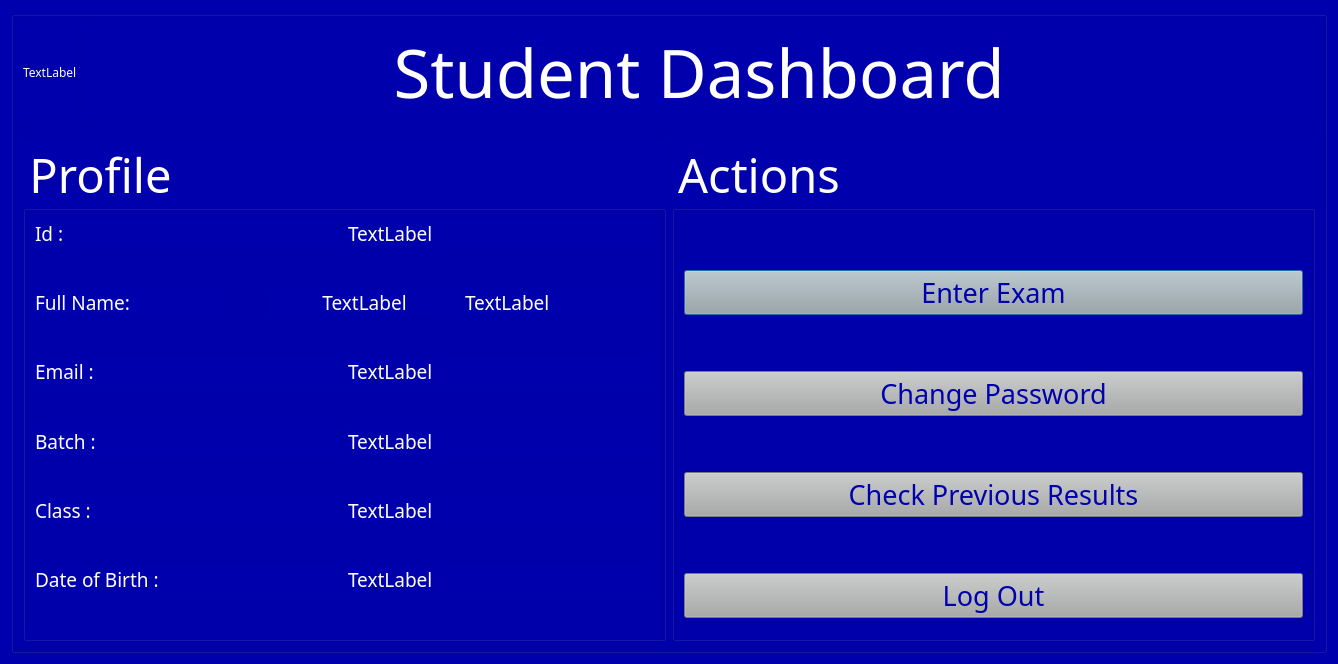
<?xml version="1.0" encoding="UTF-8"?>
<ui version="4.0">
 <class>Student</class>
 <widget class="QDialog" name="Student">
  <property name="geometry">
   <rect>
    <x>0</x>
    <y>0</y>
    <width>1338</width>
    <height>664</height>
   </rect>
  </property>
  <property name="windowTitle">
   <string>Dialog</string>
  </property>
  <property name="styleSheet">
   <string notr="true">*{
	background-color: rgb(0, 0, 173);
font-family:AcPlus IBM CGA;
color:#fff;
}
QLineEdit
{	
color:#0000ad;
	background-color: rgb(255, 255, 255);
}
QComboBox
{
color:#0000ad;
	background-color: rgb(255, 255, 255);
}
QPushButton
{
	background-color: rgb(167, 171, 170);
	color:#0000ad;
}
</string>
  </property>
  <layout class="QGridLayout" name="gridLayout_2">
   <item row="0" column="0">
    <widget class="QGroupBox" name="groupBox">
     <property name="styleSheet">
      <string notr="true"/>
     </property>
     <property name="title">
      <string/>
     </property>
     <layout class="QGridLayout" name="gridLayout_3">
      <item row="0" column="0">
       <layout class="QVBoxLayout" name="verticalLayout_4">
        <item>
         <layout class="QHBoxLayout" name="horizontalLayout">
          <item>
           <widget class="QLabel" name="logo4">
            <property name="text">
             <string>TextLabel</string>
            </property>
           </widget>
          </item>
          <item>
           <widget class="QLabel" name="label_2">
            <property name="sizePolicy">
             <sizepolicy hsizetype="Expanding" vsizetype="Preferred">
              <horstretch>0</horstretch>
              <verstretch>0</verstretch>
             </sizepolicy>
            </property>
            <property name="font">
             <font>
              <family>AcPlus IBM CGA</family>
              <pointsize>50</pointsize>
             </font>
            </property>
            <property name="text">
             <string>Student Dashboard</string>
            </property>
            <property name="alignment">
             <set>Qt::AlignCenter</set>
            </property>
           </widget>
          </item>
         </layout>
        </item>
        <item>
         <spacer name="verticalSpacer">
          <property name="orientation">
           <enum>Qt::Vertical</enum>
          </property>
          <property name="sizeHint" stdset="0">
           <size>
            <width>20</width>
            <height>40</height>
           </size>
          </property>
         </spacer>
        </item>
        <item>
         <layout class="QHBoxLayout" name="horizontalLayout_9">
          <item>
           <widget class="QGroupBox" name="groupBox_3">
            <property name="font">
             <font>
              <family>AcPlus IBM CGA</family>
              <pointsize>35</pointsize>
             </font>
            </property>
            <property name="title">
             <string>Profile</string>
            </property>
            <layout class="QVBoxLayout" name="verticalLayout_3">
             <item>
              <layout class="QHBoxLayout" name="horizontalLayout_2">
               <item>
                <widget class="QLabel" name="label_13">
                 <property name="font">
                  <font>
                   <family>AcPlus IBM CGA</family>
                   <pointsize>14</pointsize>
                  </font>
                 </property>
                 <property name="text">
                  <string>Id : </string>
                 </property>
                </widget>
               </item>
               <item>
                <widget class="QLabel" name="idLabel">
                 <property name="font">
                  <font>
                   <family>AcPlus IBM CGA</family>
                   <pointsize>14</pointsize>
                  </font>
                 </property>
                 <property name="text">
                  <string>TextLabel</string>
                 </property>
                </widget>
               </item>
              </layout>
             </item>
             <item>
              <spacer name="verticalSpacer_2">
               <property name="orientation">
                <enum>Qt::Vertical</enum>
               </property>
               <property name="sizeType">
                <enum>QSizePolicy::Preferred</enum>
               </property>
               <property name="sizeHint" stdset="0">
                <size>
                 <width>20</width>
                 <height>40</height>
                </size>
               </property>
              </spacer>
             </item>
             <item>
              <layout class="QHBoxLayout" name="horizontalLayout_3">
               <item>
                <widget class="QLabel" name="label">
                 <property name="font">
                  <font>
                   <family>AcPlus IBM CGA</family>
                   <pointsize>14</pointsize>
                  </font>
                 </property>
                 <property name="text">
                  <string>Full Name: </string>
                 </property>
                </widget>
               </item>
               <item>
                <spacer name="horizontalSpacer">
                 <property name="orientation">
                  <enum>Qt::Horizontal</enum>
                 </property>
                 <property name="sizeType">
                  <enum>QSizePolicy::Preferred</enum>
                 </property>
                 <property name="sizeHint" stdset="0">
                  <size>
                   <width>40</width>
                   <height>20</height>
                  </size>
                 </property>
                </spacer>
               </item>
               <item>
                <widget class="QLabel" name="FnameLabel">
                 <property name="font">
                  <font>
                   <family>AcPlus IBM CGA</family>
                   <pointsize>14</pointsize>
                  </font>
                 </property>
                 <property name="text">
                  <string>TextLabel</string>
                 </property>
                 <property name="alignment">
                  <set>Qt::AlignCenter</set>
                 </property>
                </widget>
               </item>
               <item>
                <widget class="QLabel" name="LnameLabel">
                 <property name="font">
                  <font>
                   <family>AcPlus IBM CGA</family>
                   <pointsize>14</pointsize>
                  </font>
                 </property>
                 <property name="text">
                  <string>TextLabel</string>
                 </property>
                 <property name="alignment">
                  <set>Qt::AlignLeading|Qt::AlignLeft|Qt::AlignVCenter</set>
                 </property>
                </widget>
               </item>
              </layout>
             </item>
             <item>
              <spacer name="verticalSpacer_3">
               <property name="orientation">
                <enum>Qt::Vertical</enum>
               </property>
               <property name="sizeType">
                <enum>QSizePolicy::Preferred</enum>
               </property>
               <property name="sizeHint" stdset="0">
                <size>
                 <width>20</width>
                 <height>40</height>
                </size>
               </property>
              </spacer>
             </item>
             <item>
              <layout class="QHBoxLayout" name="horizontalLayout_4">
               <item>
                <widget class="QLabel" name="label_4">
                 <property name="font">
                  <font>
                   <family>AcPlus IBM CGA</family>
                   <pointsize>14</pointsize>
                  </font>
                 </property>
                 <property name="text">
                  <string>Email : </string>
                 </property>
                </widget>
               </item>
               <item>
                <widget class="QLabel" name="emailLabel">
                 <property name="font">
                  <font>
                   <family>AcPlus IBM CGA</family>
                   <pointsize>14</pointsize>
                  </font>
                 </property>
                 <property name="text">
                  <string>TextLabel</string>
                 </property>
                </widget>
               </item>
              </layout>
             </item>
             <item>
              <spacer name="verticalSpacer_4">
               <property name="orientation">
                <enum>Qt::Vertical</enum>
               </property>
               <property name="sizeType">
                <enum>QSizePolicy::Preferred</enum>
               </property>
               <property name="sizeHint" stdset="0">
                <size>
                 <width>20</width>
                 <height>40</height>
                </size>
               </property>
              </spacer>
             </item>
             <item>
              <layout class="QHBoxLayout" name="horizontalLayout_6">
               <item>
                <widget class="QLabel" name="label_8">
                 <property name="font">
                  <font>
                   <family>AcPlus IBM CGA</family>
                   <pointsize>14</pointsize>
                  </font>
                 </property>
                 <property name="text">
                  <string>Batch : </string>
                 </property>
                </widget>
               </item>
               <item>
                <widget class="QLabel" name="batchLabel">
                 <property name="font">
                  <font>
                   <family>AcPlus IBM CGA</family>
                   <pointsize>14</pointsize>
                  </font>
                 </property>
                 <property name="text">
                  <string>TextLabel</string>
                 </property>
                </widget>
               </item>
              </layout>
             </item>
             <item>
              <spacer name="verticalSpacer_6">
               <property name="orientation">
                <enum>Qt::Vertical</enum>
               </property>
               <property name="sizeType">
                <enum>QSizePolicy::Preferred</enum>
               </property>
               <property name="sizeHint" stdset="0">
                <size>
                 <width>20</width>
                 <height>40</height>
                </size>
               </property>
              </spacer>
             </item>
             <item>
              <layout class="QHBoxLayout" name="horizontalLayout_7">
               <item>
                <widget class="QLabel" name="label_10">
                 <property name="font">
                  <font>
                   <family>AcPlus IBM CGA</family>
                   <pointsize>14</pointsize>
                  </font>
                 </property>
                 <property name="text">
                  <string>Class : </string>
                 </property>
                </widget>
               </item>
               <item>
                <widget class="QLabel" name="gradeLabel">
                 <property name="font">
                  <font>
                   <family>AcPlus IBM CGA</family>
                   <pointsize>14</pointsize>
                  </font>
                 </property>
                 <property name="text">
                  <string>TextLabel</string>
                 </property>
                </widget>
               </item>
              </layout>
             </item>
             <item>
              <spacer name="verticalSpacer_7">
               <property name="orientation">
                <enum>Qt::Vertical</enum>
               </property>
               <property name="sizeType">
                <enum>QSizePolicy::Preferred</enum>
               </property>
               <property name="sizeHint" stdset="0">
                <size>
                 <width>20</width>
                 <height>40</height>
                </size>
               </property>
              </spacer>
             </item>
             <item>
              <layout class="QHBoxLayout" name="horizontalLayout_8">
               <item>
                <widget class="QLabel" name="label_12">
                 <property name="font">
                  <font>
                   <family>AcPlus IBM CGA</family>
                   <pointsize>14</pointsize>
                  </font>
                 </property>
                 <property name="text">
                  <string>Date of Birth : </string>
                 </property>
                </widget>
               </item>
               <item>
                <widget class="QLabel" name="dobLabel">
                 <property name="font">
                  <font>
                   <family>AcPlus IBM CGA</family>
                   <pointsize>14</pointsize>
                  </font>
                 </property>
                 <property name="text">
                  <string>TextLabel</string>
                 </property>
                </widget>
               </item>
              </layout>
             </item>
             <item>
              <spacer name="verticalSpacer_8">
               <property name="orientation">
                <enum>Qt::Vertical</enum>
               </property>
               <property name="sizeType">
                <enum>QSizePolicy::Preferred</enum>
               </property>
               <property name="sizeHint" stdset="0">
                <size>
                 <width>20</width>
                 <height>40</height>
                </size>
               </property>
              </spacer>
             </item>
            </layout>
           </widget>
          </item>
          <item>
           <widget class="QGroupBox" name="groupBox_2">
            <property name="font">
             <font>
              <family>AcPlus IBM CGA</family>
              <pointsize>35</pointsize>
             </font>
            </property>
            <property name="title">
             <string>Actions</string>
            </property>
            <layout class="QVBoxLayout" name="verticalLayout_2">
             <item>
              <layout class="QVBoxLayout" name="verticalLayout">
               <item>
                <spacer name="verticalSpacer_11">
                 <property name="orientation">
                  <enum>Qt::Vertical</enum>
                 </property>
                 <property name="sizeType">
                  <enum>QSizePolicy::Preferred</enum>
                 </property>
                 <property name="sizeHint" stdset="0">
                  <size>
                   <width>20</width>
                   <height>40</height>
                  </size>
                 </property>
                </spacer>
               </item>
               <item>
                <widget class="QPushButton" name="pushButton">
                 <property name="sizePolicy">
                  <sizepolicy hsizetype="Preferred" vsizetype="Fixed">
                   <horstretch>0</horstretch>
                   <verstretch>0</verstretch>
                  </sizepolicy>
                 </property>
                 <property name="font">
                  <font>
                   <family>AcPlus IBM CGA</family>
                   <pointsize>20</pointsize>
                  </font>
                 </property>
                 <property name="cursor">
                  <cursorShape>PointingHandCursor</cursorShape>
                 </property>
                 <property name="styleSheet">
                  <string notr="true"/>
                 </property>
                 <property name="text">
                  <string>Enter Exam</string>
                 </property>
                </widget>
               </item>
               <item>
                <spacer name="verticalSpacer_5">
                 <property name="orientation">
                  <enum>Qt::Vertical</enum>
                 </property>
                 <property name="sizeType">
                  <enum>QSizePolicy::Preferred</enum>
                 </property>
                 <property name="sizeHint" stdset="0">
                  <size>
                   <width>20</width>
                   <height>40</height>
                  </size>
                 </property>
                </spacer>
               </item>
               <item>
                <widget class="QPushButton" name="changePassword">
                 <property name="sizePolicy">
                  <sizepolicy hsizetype="Preferred" vsizetype="Fixed">
                   <horstretch>0</horstretch>
                   <verstretch>0</verstretch>
                  </sizepolicy>
                 </property>
                 <property name="font">
                  <font>
                   <family>AcPlus IBM CGA</family>
                   <pointsize>20</pointsize>
                  </font>
                 </property>
                 <property name="cursor">
                  <cursorShape>ArrowCursor</cursorShape>
                 </property>
                 <property name="styleSheet">
                  <string notr="true"/>
                 </property>
                 <property name="text">
                  <string>Change Password</string>
                 </property>
                </widget>
               </item>
               <item>
                <spacer name="verticalSpacer_12">
                 <property name="orientation">
                  <enum>Qt::Vertical</enum>
                 </property>
                 <property name="sizeType">
                  <enum>QSizePolicy::Preferred</enum>
                 </property>
                 <property name="sizeHint" stdset="0">
                  <size>
                   <width>20</width>
                   <height>40</height>
                  </size>
                 </property>
                </spacer>
               </item>
               <item>
                <widget class="QPushButton" name="prevResult">
                 <property name="font">
                  <font>
                   <family>AcPlus IBM CGA</family>
                   <pointsize>20</pointsize>
                  </font>
                 </property>
                 <property name="text">
                  <string>Check Previous Results</string>
                 </property>
                </widget>
               </item>
               <item>
                <spacer name="verticalSpacer_13">
                 <property name="orientation">
                  <enum>Qt::Vertical</enum>
                 </property>
                 <property name="sizeType">
                  <enum>QSizePolicy::Preferred</enum>
                 </property>
                 <property name="sizeHint" stdset="0">
                  <size>
                   <width>20</width>
                   <height>40</height>
                  </size>
                 </property>
                </spacer>
               </item>
               <item>
                <widget class="QPushButton" name="pushButton_4">
                 <property name="font">
                  <font>
                   <family>AcPlus IBM CGA</family>
                   <pointsize>20</pointsize>
                  </font>
                 </property>
                 <property name="text">
                  <string>Log Out</string>
                 </property>
                </widget>
               </item>
              </layout>
             </item>
            </layout>
           </widget>
          </item>
         </layout>
        </item>
       </layout>
      </item>
      <item row="1" column="0">
       <spacer name="verticalSpacer_9">
        <property name="orientation">
         <enum>Qt::Vertical</enum>
        </property>
        <property name="sizeHint" stdset="0">
         <size>
          <width>20</width>
          <height>40</height>
         </size>
        </property>
       </spacer>
      </item>
     </layout>
    </widget>
   </item>
  </layout>
 </widget>
 <resources/>
 <connections/>
</ui>
